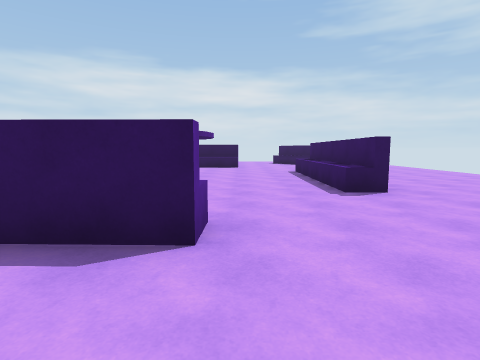
[1] (above)

20 first-person views from a walk through a scene from a Unity 3-D project. The camera is 1.4 m above the floor, tilts 6° down and sees 80° across. The floor is counted in squares, 2 m on a side. Each view is taken from the middle of a square. On the plan, view 1 faces up. The plan holds only what a view shows up to about 10 squares ahead; the rest is blank. The place goes on beyond the plan.

[2]
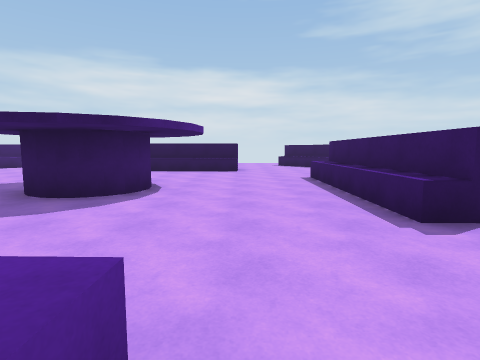

[3]
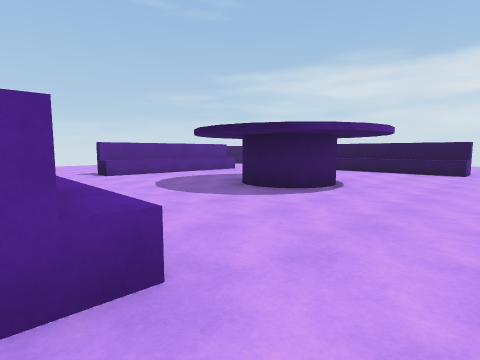

[4]
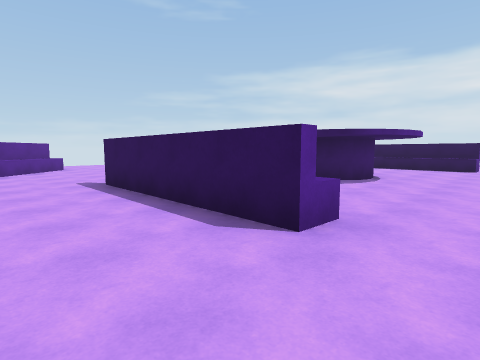

[5]
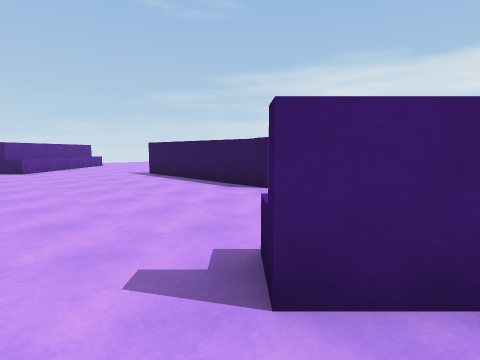

[6]
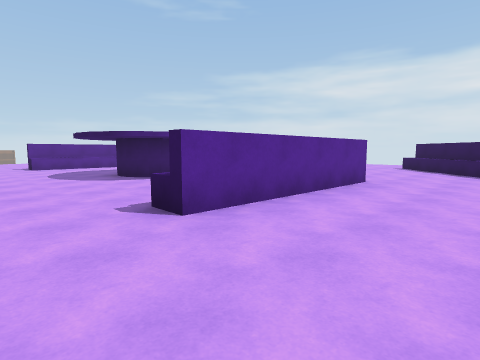

[7]
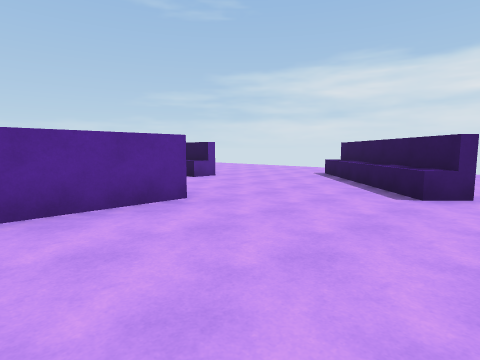

[8]
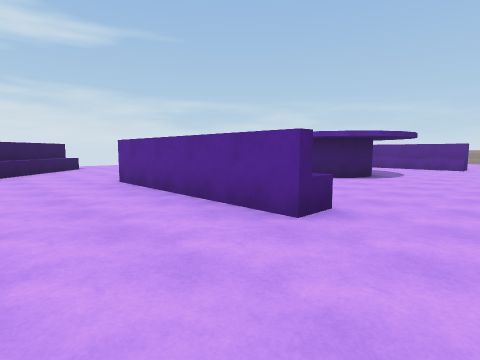

[9]
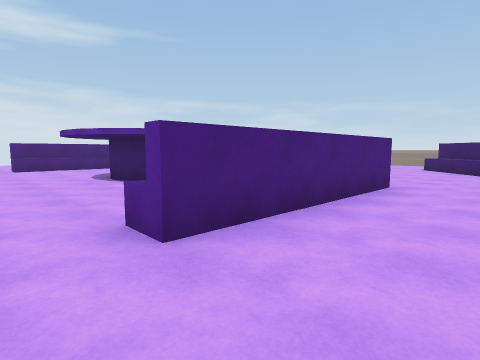

[10]
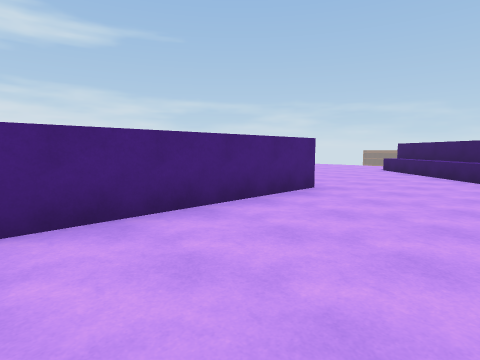

[11]
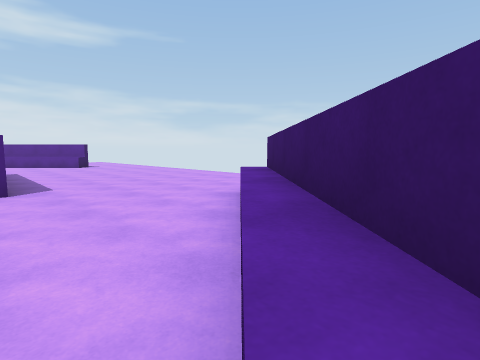

[12]
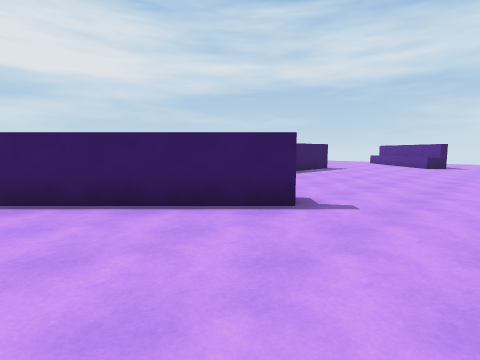

[13]
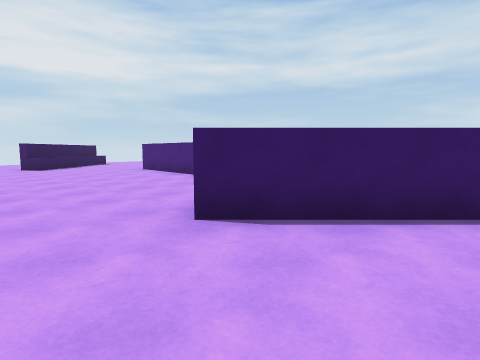

[14]
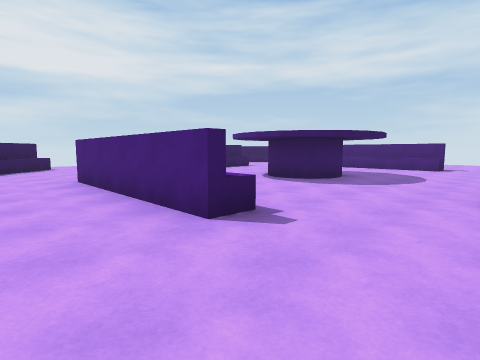

[15]
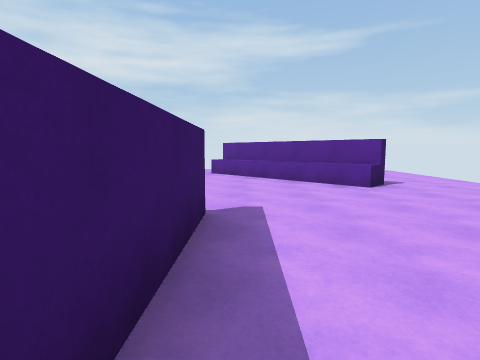

[16]
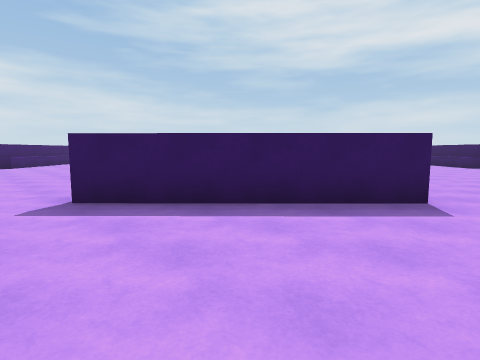

[17]
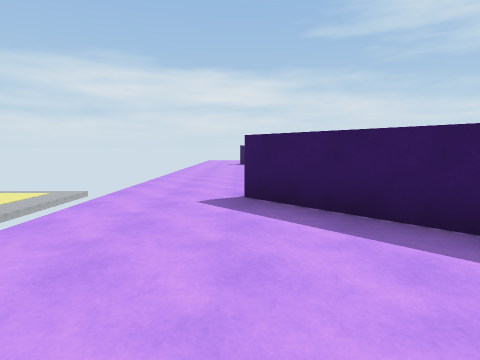

[18]
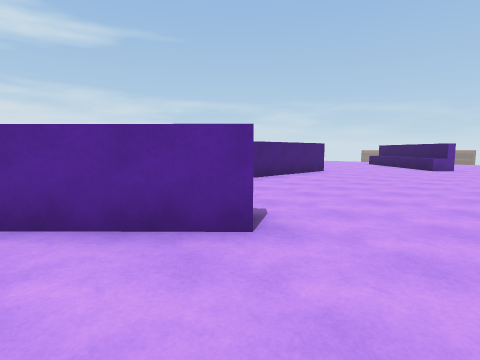

[19]
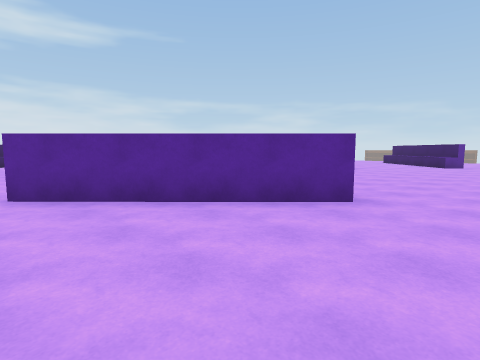

[20]
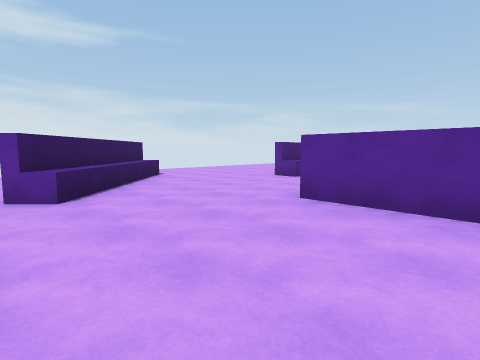

### Floor plan
Points are (right, up) in squares from view 1. A wall is a line through its corners. A room is listed if a view was taken in it or the views show most of it. See-through windows are left out.
Room 1 (views 1, 2, 3, 4, 6, 7, 8, 9, 10, 11, 12, 13, 14, 15, 16, 17, 18, 19, 20)
walls: (-3.6, 7.3) (-3.5, 7.7) (-3.2, 8); (-2.1, 8) (-1.8, 7.7) (-1.5, 7.1) (-1.8, 6.5) (-2.3, 6.1) (-3.1, 6.2) (-3.5, 6.6); (-2.2, 6.2) (-2.7, 6.1); (-4.8, 11.4) (-4.8, 12.2) (-0.1, 12.1) (-0.1, 11.4); (-7.3, 9.6) (-7.4, 4.8); (-6.9, 4.9) (-7.6, 4.9) (-7.6, 7.6); (0, 11.9) (-3.3, 11.9); (-5.1, 2.4) (-4.4, 2.4); (1.8, 9.4) (2.5, 9.4) (2.4, 4.7) (1.7, 4.7); (-1.6, 2.3) (-0.3, 2.3); (-0.3, 2.8) (-0.3, 2) (-5, 2.2) (-5, 2.9); (2.2, 4.6) (2.3, 9.5); (-7.5, 15.2) (-10.8, 11.8); (-11, 12) (-7.6, 15.4) (-7.1, 14.9); (-10.8, 2.4) (-7.4, -1); (1.7, 14.9) (2.2, 15.4) (5.5, 12) (5, 11.6); (-7.2, -0.5) (-7.7, -1) (-11, 2.3) (-10.5, 2.8); (5.4, 11.8) (2, 15.3); (5.1, 2.8) (5.7, 2.2); (2.1, -0.9) (5.4, 2.4); (2.3, -1.1) (1.8, -0.6)
low walls: (-6.8, 8.4) (-6.9, 4.9); (-6.8, 9.6) (-6.8, 8.6); (-0.1, 11.4) (-3.7, 11.5); (-5, 2.9) (-4, 2.8); (-2, 2.8) (-0.3, 2.8); (1.7, 4.7) (1.8, 9.4); (-7.1, 14.9) (-10.5, 11.5); (-10.5, 2.8) (-7.2, -0.5); (5, 11.6) (1.7, 14.9); (1.8, -0.6) (5.1, 2.8)
ways out: opening at (2, -2) to room 2; opening at (6, 3) to room 2
Room 2 (view 5)
walls: (2.9, -0.4) (2.3, -1.1)
ways out: opening at (2, -2) to room 1; opening at (6, 3) to room 1

Positions as (right, up) in squares from view 1, and headings:
1: (0, 0), facing up
2: (0, 2), facing up
3: (1, 2), facing up-left
4: (1, 0), facing up-left
5: (3, -2), facing up-left
6: (5, 3), facing up-left
7: (6, 7), facing up-left
8: (5, 11), facing down-left
9: (1, 14), facing down-left
10: (0, 15), facing down-left
11: (-7, 15), facing down-left
12: (-13, 15), facing down-right
13: (-10, 17), facing down-right
14: (-7, 14), facing down-right
15: (-8, 8), facing down
16: (-12, -2), facing up-right
17: (-11, -2), facing up
18: (4, 17), facing down-left
19: (6, 17), facing down-left
20: (6, 7), facing down-left
